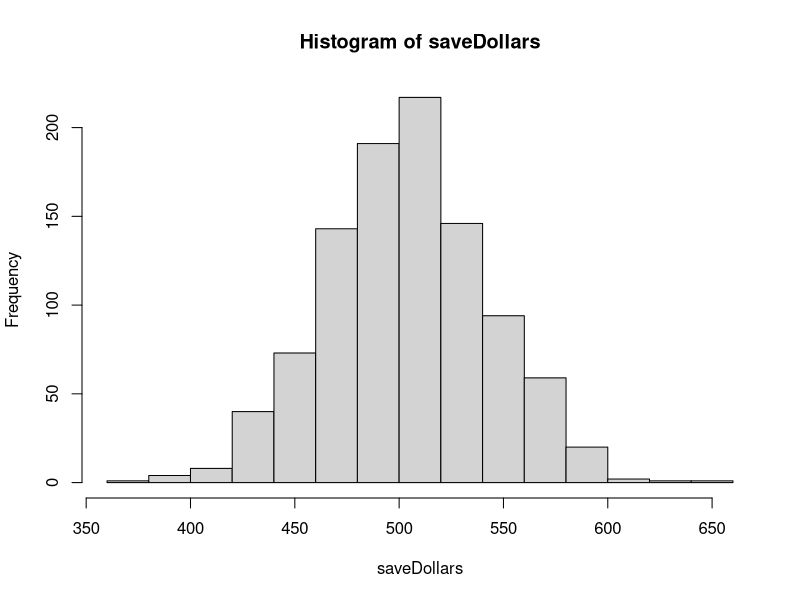
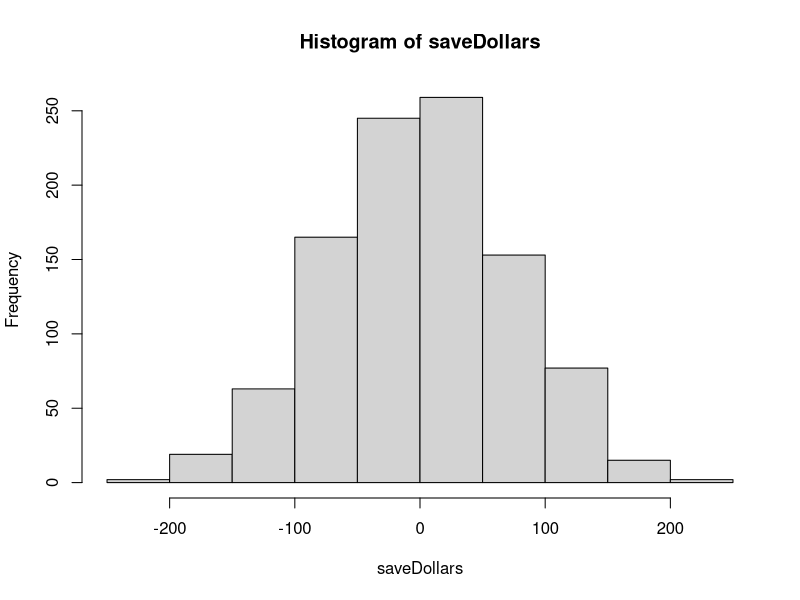
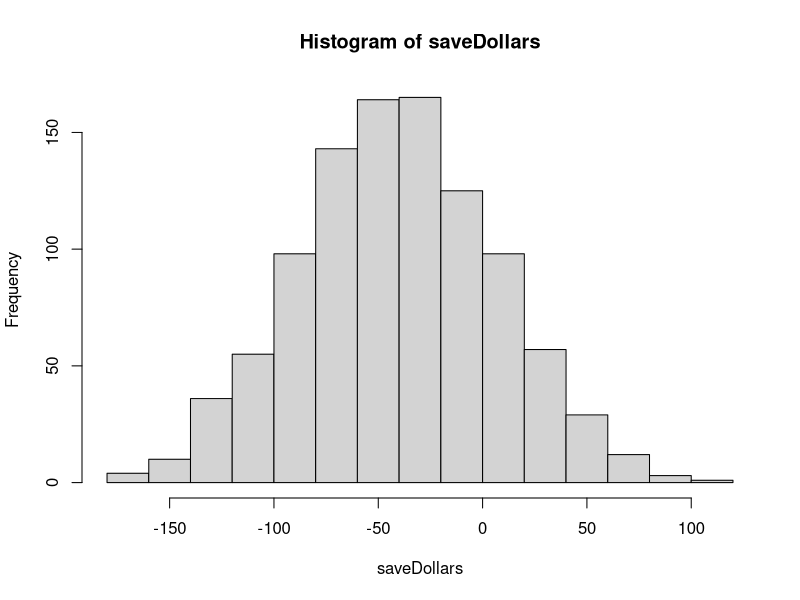

The R script that drew these images, in order:
## ---- chunk 1
Bdays = 1:365
Bsamples = vector("numeric")
TotalDollars = 0
saveDollars = vector("numeric")
## ---- chunk 2
for (loop in 1:1000) {
TotalDollars = 0
classsize = 35
for(i in 1:1137) {
Bsamples = sample(Bdays,35, replace=TRUE)
if (length(unique(Bsamples)) == 35) {
   TotalDollars = TotalDollars -2
} else{
  TotalDollars = TotalDollars +1
}
}  
saveDollars[loop] = TotalDollars
}
hist(saveDollars)
var(saveDollars)
print(paste("average return =",mean(saveDollars)))
## ---- chunk 3
varSorted = sort(saveDollars)
LCL = varSorted[25]
UCL = varSorted[975]
print(paste("UCL = ",UCL,"LCL = ",LCL))
## ---- chunk 4
stdevDollars = sd(saveDollars)
meandDollars = mean(saveDollars)
CI = c(meandDollars-2*stdevDollars, meandDollars+2*stdevDollars)
print(CI)
## ---- chunk 5
for (loop in 1:1000) {
TotalDollars = 0
classsize = 35 
for(i in 1:1137) {
Bsamples = sample(Bdays,35, replace=TRUE)
if (length(unique(Bsamples)) == 35) {
   TotalDollars = TotalDollars -4.4
} else{
  TotalDollars = TotalDollars +1
}
}  
saveDollars[loop] = TotalDollars
}
hist(saveDollars)
var(saveDollars)
print(paste("average return =",mean(saveDollars)))
## ---- chunk 6
for (loop in 1:1000) {
TotalDollars = 0
classsize = 28 
for(i in 1:1137) {
Bsamples = sample(Bdays,28, replace=TRUE)
if (length(unique(Bsamples)) == 28) {
   TotalDollars = TotalDollars -2
} else{
  TotalDollars = TotalDollars +1
}
}  
saveDollars[loop] = TotalDollars
}
hist(saveDollars)
var(saveDollars)
print(paste("average return =",mean(saveDollars)))
